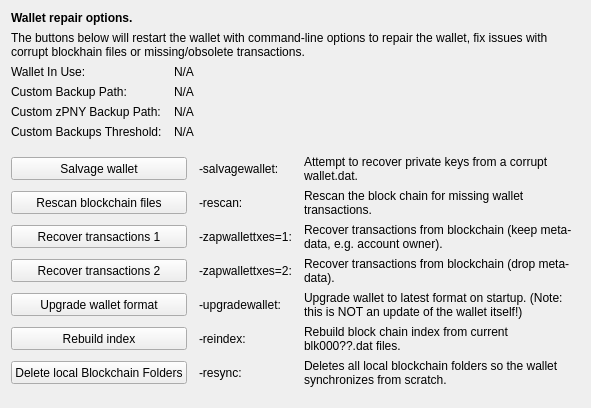
     <widget class="QWidget" name="tab_repair">
      <attribute name="title">
       <string>&amp;Wallet Repair</string>
      </attribute>
      <layout class="QGridLayout" name="gridLayout_4" columnstretch="0,0,0,0">
       <property name="horizontalSpacing">
        <number>12</number>
       </property>
       <item row="0" column="0" colspan="4">
        <widget class="QLabel" name="label_repair_header">
         <property name="font">
          <font>
           <weight>75</weight>
           <bold>true</bold>
          </font>
         </property>
         <property name="text">
          <string>Wallet repair options.</string>
         </property>
        </widget>
       </item>
       <item row="1" column="0" colspan="4">
        <widget class="QLabel" name="label_repair_helptext">
         <property name="font">
          <font>
           <weight>50</weight>
           <bold>false</bold>
          </font>
         </property>
         <property name="text">
          <string>The buttons below will restart the wallet with command-line options to repair the wallet, fix issues with corrupt blockhain files or missing/obsolete transactions.</string>
         </property>
         <property name="wordWrap">
          <bool>true</bool>
         </property>
        </widget>
       </item>
       <item row="2" column="0">
        <widget class="QLabel" name="wallet_path_label">
         <property name="text">
          <string>Wallet In Use:</string>
         </property>
        </widget>
       </item>
       <item row="2" column="1" colspan="3">
        <widget class="QLabel" name="wallet_path">
         <property name="cursor">
          <cursorShape>IBeamCursor</cursorShape>
         </property>
         <property name="text">
          <string>N/A</string>
         </property>
         <property name="textFormat">
          <enum>Qt::PlainText</enum>
         </property>
         <property name="textInteractionFlags">
          <set>Qt::LinksAccessibleByMouse|Qt::TextSelectableByKeyboard|Qt::TextSelectableByMouse</set>
         </property>
        </widget>
       </item>
       <item row="3" column="0">
        <widget class="QLabel" name="wallet_custombackuppath_label">
         <property name="visible">
          <bool>false</bool>
         </property>
         <property name="text">
          <string>Custom Backup Path:</string>
         </property>
        </widget>
       </item>
       <item row="3" column="1" colspan="3">
        <widget class="QLabel" name="wallet_custombackuppath">
         <property name="cursor">
          <cursorShape>IBeamCursor</cursorShape>
         </property>
         <property name="visible">
          <bool>false</bool>
         </property>
         <property name="text">
          <string>N/A</string>
         </property>
         <property name="textFormat">
          <enum>Qt::PlainText</enum>
         </property>
         <property name="textInteractionFlags">
          <set>Qt::LinksAccessibleByMouse|Qt::TextSelectableByKeyboard|Qt::TextSelectableByMouse</set>
         </property>
        </widget>
       </item>
       <item row="4" column="0">
        <widget class="QLabel" name="wallet_customzpnybackuppath_label">
         <property name="visible">
          <bool>false</bool>
         </property>
         <property name="text">
          <string>Custom zPNY Backup Path:</string>
         </property>
        </widget>
       </item>
       <item row="4" column="1" colspan="3">
        <widget class="QLabel" name="wallet_customzpnybackuppath">
         <property name="cursor">
          <cursorShape>IBeamCursor</cursorShape>
         </property>
         <property name="visible">
          <bool>false</bool>
         </property>
         <property name="text">
          <string>N/A</string>
         </property>
         <property name="textFormat">
          <enum>Qt::PlainText</enum>
         </property>
         <property name="textInteractionFlags">
          <set>Qt::LinksAccessibleByMouse|Qt::TextSelectableByKeyboard|Qt::TextSelectableByMouse</set>
         </property>
        </widget>
       </item>
       <item row="5" column="0">
        <widget class="QLabel" name="wallet_custombackupthreshold_label">
         <property name="visible">
          <bool>false</bool>
         </property>
         <property name="text">
          <string>Custom Backups Threshold:</string>
         </property>
        </widget>
       </item>
       <item row="5" column="1" colspan="3">
        <widget class="QLabel" name="wallet_custombackupthreshold">
         <property name="cursor">
          <cursorShape>IBeamCursor</cursorShape>
         </property>
         <property name="visible">
          <bool>false</bool>
         </property>
         <property name="text">
          <string>N/A</string>
         </property>
         <property name="textFormat">
          <enum>Qt::PlainText</enum>
         </property>
         <property name="textInteractionFlags">
          <set>Qt::LinksAccessibleByMouse|Qt::TextSelectableByKeyboard|Qt::TextSelectableByMouse</set>
         </property>
        </widget>
       </item>
       <item row="6" column="0">
        <spacer name="verticalSpacer_repair1">
         <property name="orientation">
          <enum>Qt::Vertical</enum>
         </property>
         <property name="sizeHint" stdset="0">
          <size>
           <width>10</width>
           <height>10</height>
          </size>
         </property>
        </spacer>
       </item>
       <item row="7" column="0" colspan="2">
        <widget class="QPushButton" name="btn_salvagewallet">
         <property name="minimumSize">
          <size>
           <width>100</width>
           <height>23</height>
          </size>
         </property>
         <property name="text">
          <string>Salvage wallet</string>
         </property>
        </widget>
       </item>
       <item row="7" column="2">
        <widget class="QLabel" name="label_repair_salvage_command">
         <property name="text">
          <string notr="true">-salvagewallet:</string>
         </property>
        </widget>
       </item>
       <item row="7" column="3">
        <widget class="QLabel" name="label_repair_salvage">
         <property name="text">
          <string>Attempt to recover private keys from a corrupt wallet.dat.</string>
         </property>
         <property name="wordWrap">
          <bool>true</bool>
         </property>
        </widget>
       </item>
       <item row="8" column="0" colspan="2">
        <widget class="QPushButton" name="btn_rescan">
         <property name="minimumSize">
          <size>
           <width>100</width>
           <height>23</height>
          </size>
         </property>
         <property name="text">
          <string>Rescan blockchain files</string>
         </property>
        </widget>
       </item>
       <item row="8" column="2">
        <widget class="QLabel" name="label_repair_rescan_command">
         <property name="text">
          <string notr="true">-rescan:</string>
         </property>
        </widget>
       </item>
       <item row="8" column="3">
        <widget class="QLabel" name="label_repair_rescan">
         <property name="text">
          <string>Rescan the block chain for missing wallet transactions.</string>
         </property>
         <property name="wordWrap">
          <bool>true</bool>
         </property>
        </widget>
       </item>
       <item row="9" column="0" colspan="2">
        <widget class="QPushButton" name="btn_zapwallettxes1">
         <property name="minimumSize">
          <size>
           <width>100</width>
           <height>23</height>
          </size>
         </property>
         <property name="text">
          <string>Recover transactions 1</string>
         </property>
        </widget>
       </item>
       <item row="9" column="2">
        <widget class="QLabel" name="label_repair_zap1_command">
         <property name="text">
          <string notr="true">-zapwallettxes=1:</string>
         </property>
        </widget>
       </item>
       <item row="9" column="3">
        <widget class="QLabel" name="label_repair_zap1">
         <property name="text">
          <string>Recover transactions from blockchain (keep meta-data, e.g. account owner).</string>
         </property>
         <property name="wordWrap">
          <bool>true</bool>
         </property>
        </widget>
       </item>
       <item row="10" column="0" colspan="2">
        <widget class="QPushButton" name="btn_zapwallettxes2">
         <property name="minimumSize">
          <size>
           <width>100</width>
           <height>23</height>
          </size>
         </property>
         <property name="text">
          <string>Recover transactions 2</string>
         </property>
        </widget>
       </item>
       <item row="10" column="2">
        <widget class="QLabel" name="label_repair_zap2_command">
         <property name="text">
          <string notr="true">-zapwallettxes=2:</string>
         </property>
        </widget>
       </item>
       <item row="10" column="3">
        <widget class="QLabel" name="label_repair_zap2">
         <property name="text">
          <string>Recover transactions from blockchain (drop meta-data).</string>
         </property>
         <property name="wordWrap">
          <bool>true</bool>
         </property>
        </widget>
       </item>
       <item row="11" column="0" colspan="2">
        <widget class="QPushButton" name="btn_upgradewallet">
         <property name="minimumSize">
          <size>
           <width>100</width>
           <height>23</height>
          </size>
         </property>
         <property name="text">
          <string>Upgrade wallet format</string>
         </property>
        </widget>
       </item>
       <item row="11" column="2">
        <widget class="QLabel" name="label_repair_upgrade_command">
         <property name="text">
          <string notr="true">-upgradewallet:</string>
         </property>
        </widget>
       </item>
       <item row="11" column="3">
        <widget class="QLabel" name="label_repair_upgrade">
         <property name="text">
          <string>Upgrade wallet to latest format on startup. (Note: this is NOT an update of the wallet itself!)</string>
         </property>
         <property name="wordWrap">
          <bool>true</bool>
         </property>
        </widget>
       </item>
       <item row="12" column="0" colspan="2">
        <widget class="QPushButton" name="btn_reindex">
         <property name="minimumSize">
          <size>
           <width>100</width>
           <height>23</height>
          </size>
         </property>
         <property name="text">
          <string>Rebuild index</string>
         </property>
        </widget>
       </item>
       <item row="12" column="2">
        <widget class="QLabel" name="label_repair_reindex_command">
         <property name="text">
          <string notr="true">-reindex:</string>
         </property>
        </widget>
       </item>
       <item row="12" column="3">
        <widget class="QLabel" name="label_repair_reindex">
         <property name="text">
          <string>Rebuild block chain index from current blk000??.dat files.</string>
         </property>
         <property name="wordWrap">
          <bool>true</bool>
         </property>
        </widget>
       </item>
       <item row="13" column="0" colspan="2">
        <widget class="QPushButton" name="btn_resync">
         <property name="minimumSize">
          <size>
           <width>100</width>
           <height>23</height>
          </size>
         </property>
         <property name="text">
          <string>Delete local Blockchain Folders</string>
         </property>
        </widget>
       </item>
       <item row="13" column="2">
        <widget class="QLabel" name="label_repair_resync_command">
         <property name="text">
          <string>-resync:</string>
         </property>
        </widget>
       </item>
       <item row="13" column="3">
        <widget class="QLabel" name="label_repair_resync">
         <property name="text">
          <string>Deletes all local blockchain folders so the wallet synchronizes from scratch.</string>
         </property>
         <property name="wordWrap">
          <bool>true</bool>
         </property>
        </widget>
       </item>
       <item row="14" column="0">
        <spacer name="verticalSpacer_repair2">
         <property name="orientation">
          <enum>Qt::Vertical</enum>
         </property>
         <property name="sizeHint" stdset="0">
          <size>
           <width>20</width>
           <height>10</height>
          </size>
         </property>
        </spacer>
       </item>
      </layout>
     </widget>
